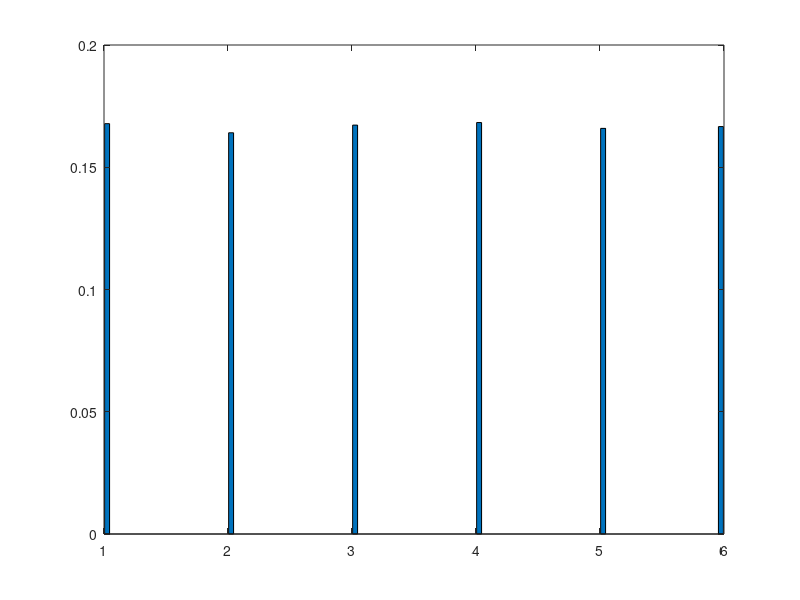

Write MATLAB code to recreate this figure.
%% 100000-facher Wurf mit einem Würfel
x = floor(rand(100000,1)*(6-1E-99)+1);
% x ist ein Vektor der Dimension 100000x1.
% Jedes Element von x steht für das Ergebis eines Würfelwurfs.

%% Berechnung des Histogramms 
[H,bins] = hist(x,100);
% bins ... Mittelwert des jeweiligen Bins
% H ... Anzahl der Treffer je Bin

%% Bestimmung der Verteilungsdichtefunktion (pdf) aus dem Histogramm

%
% ZU VERVOLLSTÄNDIGEN
%

%% Darstellung der pdf
figure(1);
title('pdf des Würfelexperiments')
xlabel('Augenzahl')
bar(bins,H/100000);